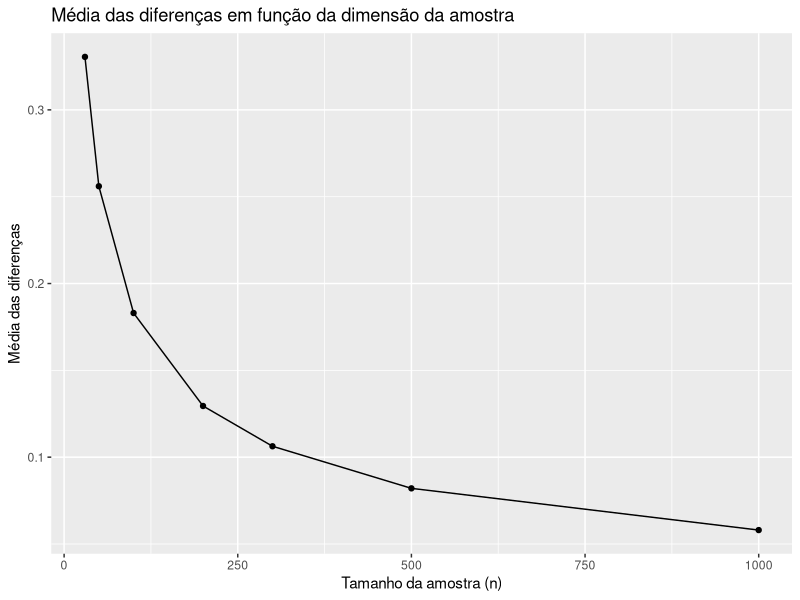

Generate this figure with R:
library(ggplot2)
set.seed(1094)

n_values <- c(30, 50, 100, 200, 300, 500, 1000)
k <- 2500
p <- 0.2
gamma <- 0.98

# Metodo 1
calculate_interval_length_method1 <- function(x_bar, n, z) {
  discriminant <- x_bar^2 - 2 * p * x_bar + p^2 - z^2 * p * (1 - p) / n
  interval_length <- 2 * sqrt(max(0, discriminant))
  return(interval_length)
}

# Metodo 2
calculate_interval_length_method2 <- function(x_bar, n) {
  interval_length <- 2 * qnorm((1 + gamma) / 2) * sqrt(x_bar * (1 - x_bar) / n)
  return(interval_length)
}

mean_differences <- numeric(length(n_values))

for (i in seq_along(n_values)) {
  n <- n_values[i]
  differences <- numeric(k)
  
  for (j in 1:k) {
    sample <- rbinom(n, size = 1, prob = p)
    x_bar <- mean(sample)
    z <- qnorm((1 + gamma) / 2)
    
    interval_length_method1 <- calculate_interval_length_method1(x_bar, n, z)
    interval_length_method2 <- calculate_interval_length_method2(x_bar, n)
    
    differences[j] <- interval_length_method2 - interval_length_method1
  }
  
  valid_differences <- differences[is.finite(differences)]
  mean_differences[i] <- mean(valid_differences)
}

data <- data.frame(n = n_values, mean_differences = mean_differences)

ggplot(data, aes(x = n, y = mean_differences)) +
  geom_point() +
  geom_line() +
  labs(x = "Tamanho da amostra (n)", y = "Média das diferenças",
       title = "Média das diferenças em função da dimensão da amostra") +
  ylim(min(mean_differences), max(mean_differences))